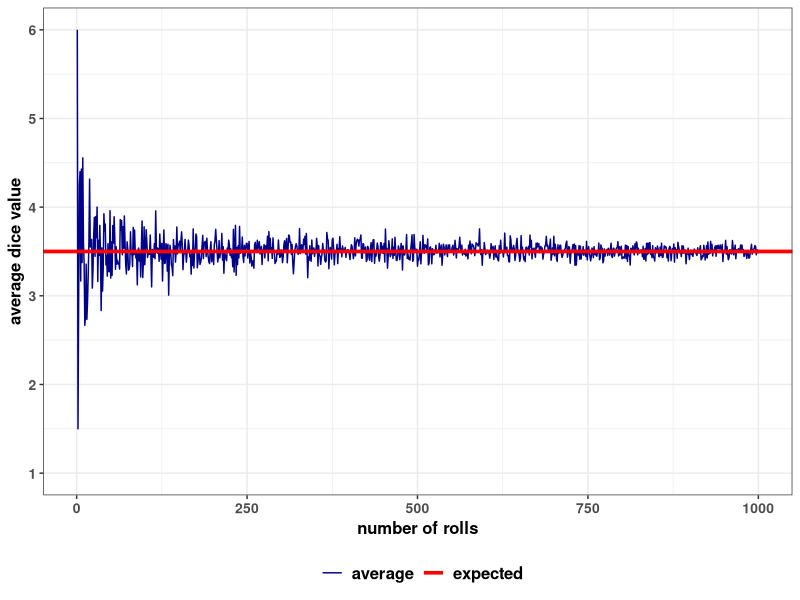
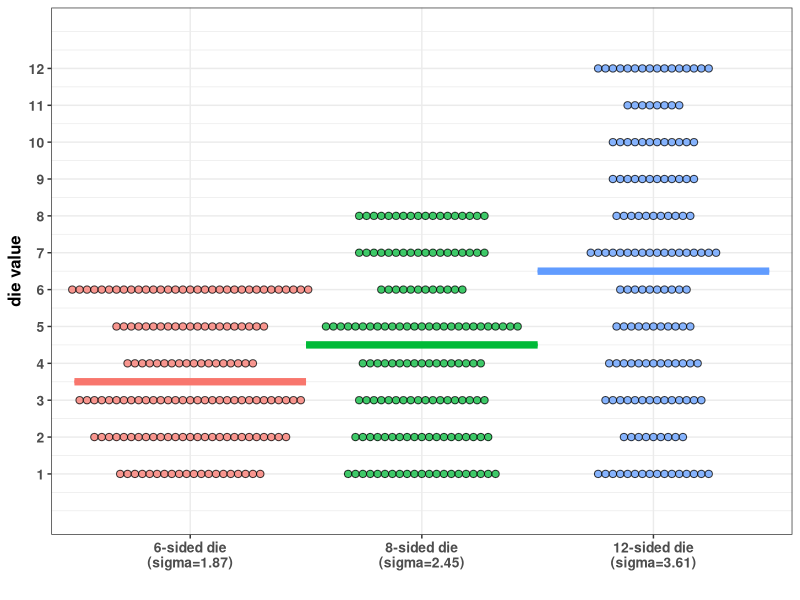
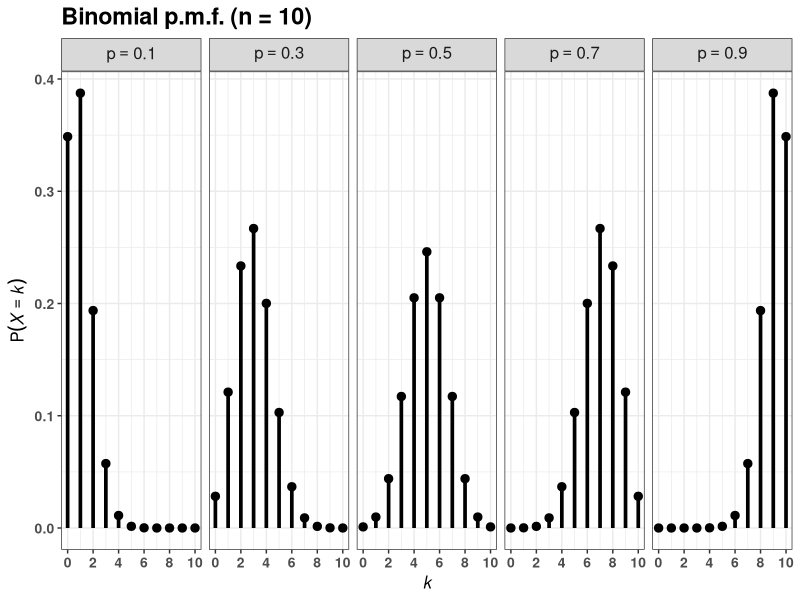
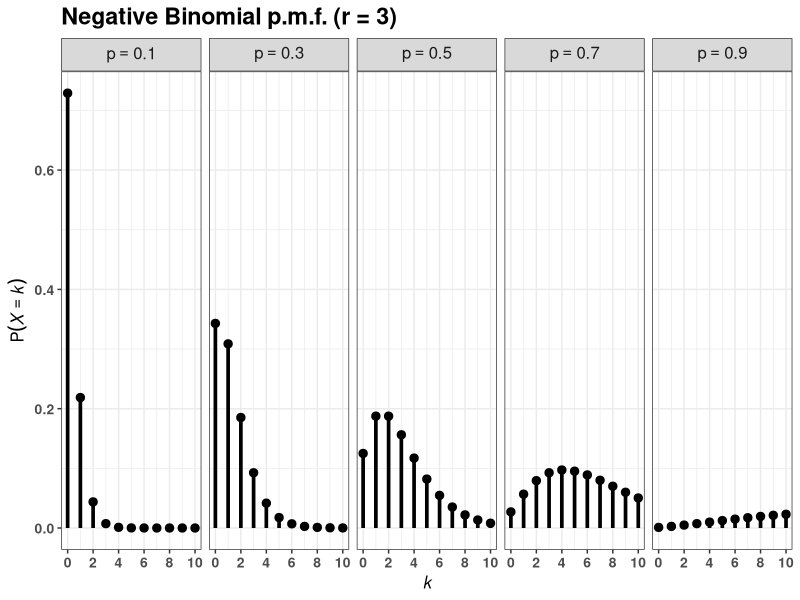
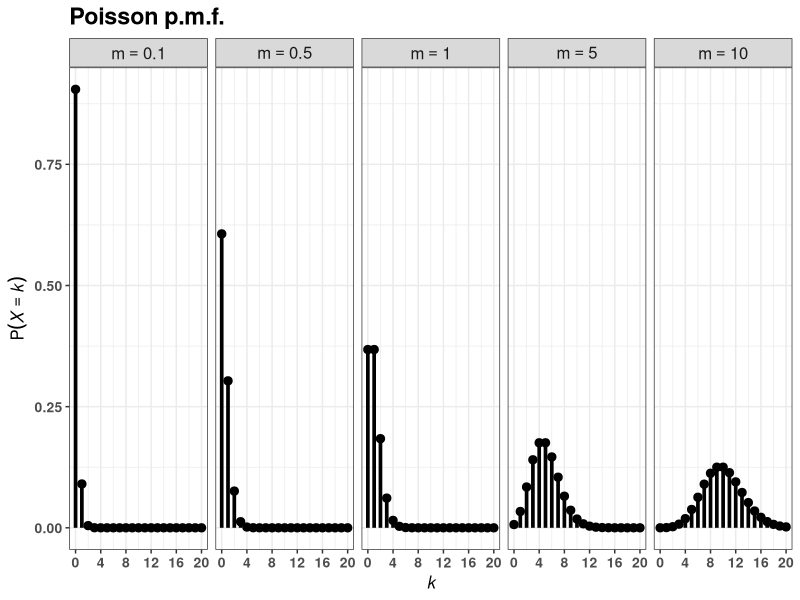
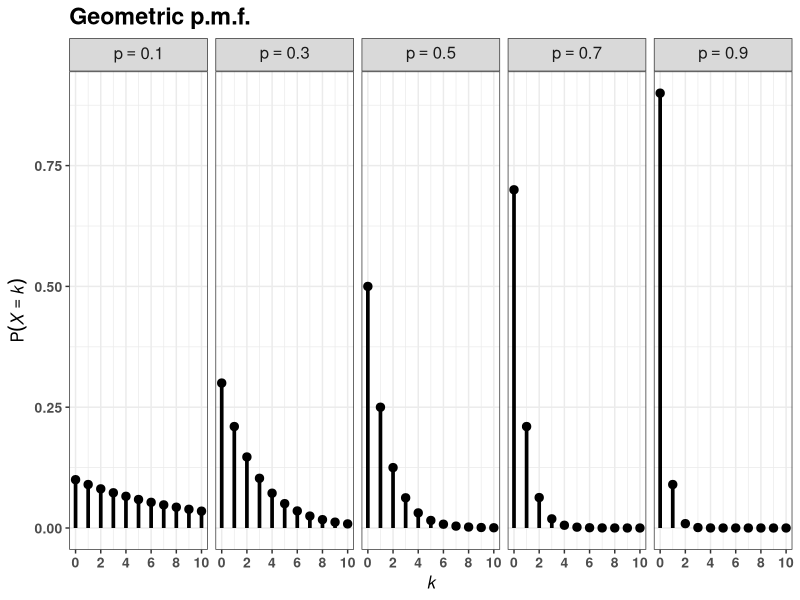
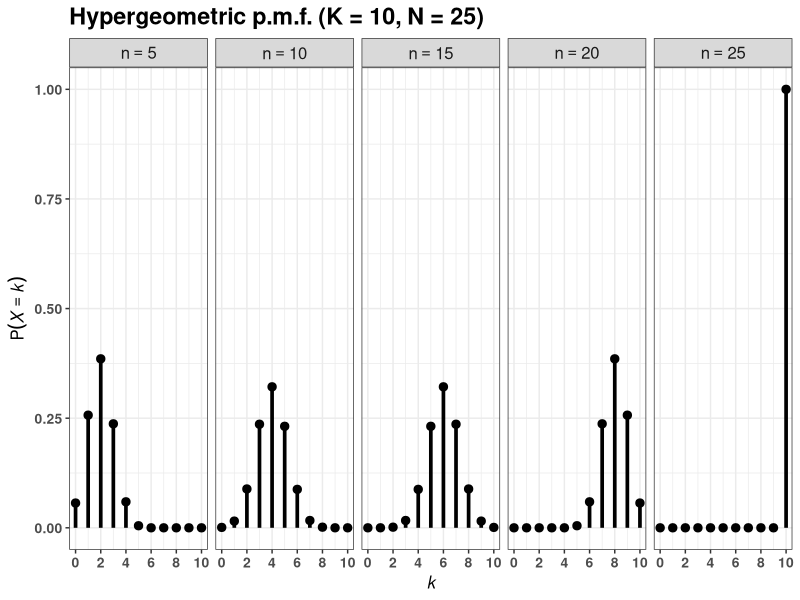

These charts were generated, in order, by the following R code:
## ---- chunk 1
knitr::opts_chunk$set(cache=TRUE, message = FALSE, echo=FALSE)
knitr::opts_chunk$set(fig.align = "center", fig.width = 6, fig.height = 4)
options(knitr.table.format = "html")
options(kableExtra.latex.load_packages = FALSE)

library(tidyverse)
library(kableExtra)
## ---- chunk 2
tribble(
  ~"$X$", ~"$x_1$", ~"$x_2$", ~"$\\ldots$", ~"$x_n$", 
  "$p$", "$p_1$", "$p_2$", "$\\ldots$", "$p_n$" 
) %>% 
  kableExtra::kable(escape = FALSE) %>% 
  kableExtra::kable_styling(full_width = FALSE, bootstrap_options = "striped") %>%
  kableExtra::column_spec(1, bold = TRUE, border_right = TRUE)
## ---- chunk 3
tribble(
  ~"$X$", ~"$x_1$", ~"$x_2$", ~"$\\ldots$", ~"$x_n$", ~"$\\ldots$", 
  "$p$", "$p_1$", "$p_2$", "$\\ldots$", "$p_n$", "$\\ldots$" 
) %>% 
  kableExtra::kable(escape = FALSE) %>% 
  kableExtra::kable_styling(full_width = FALSE, bootstrap_options = "striped") %>%
  kableExtra::column_spec(1, bold = TRUE, border_right = TRUE)
## ---- chunk 4
roll_die <- function(die, times = 1, p = rep(1, length(die))/length(die), seed = 314159) {
  set.seed(seed)
  sample(die, times, TRUE, prob = p) 
}

die <- c(1, 2 ,3, 4, 5, 6)
map_df(seq_len(1000), ~ {
  n <- .
  tibble(`number of rolls` = n, `die value` = roll_die(die, n, seed = 314159 + .x))
}) %>% 
  group_by(`number of rolls`) %>% 
  summarise(`average dice value` = mean(`die value`)) %>% 
  ggplot(aes(`number of rolls`, `average dice value`))+
  geom_line(aes(color = "average"))+
  geom_hline(aes(color = "expected", yintercept = 3.5), size = 1.25)+
  scale_color_manual(name = "", values = c("average" = "darkblue", "expected" = "red"))+
  scale_y_continuous(limits = c(1, 6), breaks = 1:6)+
  theme_bw()+
  theme(
    axis.text = element_text(family="Helvetica", face = "bold", size = 10),
    axis.title = element_text(family="Helvetica", face = "bold", size = 12),
    strip.text = element_text(family="Helvetica", face = "bold", size = 12),
    title = element_text(family="Helvetica", face = "bold", size = 14),
    legend.position = "bottom",
    legend.text = element_text(family="Helvetica", face = "bold", size = 12)
  )
## ---- chunk 5

die06 <- seq(1, 6)
die08 <- seq(1, 8)
die12 <- seq(1, 12)

dice <- list(
  `6-sided die` = die06,
  `8-sided die` = die08,
  `12-sided die` = die12
)
dice_names <- names(dice)

map_df(seq_along(dice), ~ {
  die <- dice[[.x]]
  name <- dice_names[.x]
  tibble(
    name = as.factor(name), 
    value = roll_die(die, 150, seed = 314159 + .x), 
    average = mean(die)
  )
}) %>% 
  ggplot()+
  geom_dotplot(aes(x = name, y = value, fill = name),
               alpha = 0.75, 
               binaxis = "y",
               binwidth = 0.2, 
               stackdir = "center")+
  stat_summary(aes(x = name, y = average, color = name), 
               fun = mean, 
               fun.min = mean, 
               fun.max = mean,
               geom = "crossbar", 
               width = 1,
               size = 1)+
  scale_x_discrete(
    labels = stringr::str_glue("{dice_names}\n(sigma={round(map_dbl(dice, sd), 2)})"))+
  scale_y_continuous(
    limits = c(0, 13), 
    breaks = seq(1, 12))+
  labs(
    x = "",
    y = "die value",
    color = ""
  )+
  theme_bw()+
  theme(
    axis.text = element_text(family="Helvetica", face = "bold", size = 10),
    axis.title = element_text(family="Helvetica", face = "bold", size = 12),
    strip.text = element_text(family="Helvetica", face = "bold", size = 12),
    title = element_text(family="Helvetica", face = "bold", size = 14),
    legend.position = "none",
    legend.text = element_text(family="Helvetica", face = "bold", size = 12)
  )
## ---- chunk 6
k <- seq(0, 10)
p <- c(0.1, 0.3, 0.5, 0.7, 0.9)
n <- 10

map_df(p, ~ {
 tibble(
   p = str_glue("p == {.x}"),
   x = k,
   y = dbinom(k, n, .x),
 )
}) %>% 
  ggplot(aes(x = x, y = y, xend = x, yend = 0)) +
    geom_point(size = 2.5)+
    geom_segment(size = 1.25) +
    xlab(expression(italic(k))) +
    ylab(expression(P(italic(X == k)))) +
    facet_grid( ~ p, labeller = label_parsed, scales = "free_y")+
    labs(
      title = "Binomial p.m.f. (n = 10)"
    )+
    scale_x_continuous(breaks = seq(0, 10, by = 2))+
    theme_bw()+
    theme(
      axis.text = element_text(family="Helvetica", face = "bold", size = 10),
      axis.title = element_text(family="Helvetica", face = "bold", size = 12),
      strip.text = element_text(family="Helvetica", face = "bold", size = 12),
      title = element_text(family="Helvetica", face = "bold", size = 14),
      legend.position = "none",
      legend.text = element_text(family="Helvetica", face = "bold", size = 12)
    )
## ---- chunk 7
neg_binomial_pmf <- function(k, r, p) { choose(k+r-1, k)*p^k*(1-p)^r }

k <- seq(0, 10)
p <- c(0.1, 0.3, 0.5, 0.7, 0.9)
r <- 3
map_df(p, ~ {
 tibble(
   p = str_glue("p == {.x}"),
   x = k,
   y = neg_binomial_pmf(k, r, .x),
 )
}) %>% 
  ggplot(aes(x = x, y = y, xend = x, yend = 0)) +
    geom_point(size = 2.5)+
    geom_segment(size = 1.25) +
    xlab(expression(italic(k))) +
    ylab(expression(P(italic(X == k)))) +
    facet_grid( ~ p, labeller = label_parsed, scales = "free_y")+
    labs(
      title = "Negative Binomial p.m.f. (r = 3)"
    )+
    scale_x_continuous(breaks = seq(0, 10, by = 2))+
    theme_bw()+
    theme(
      axis.text = element_text(family="Helvetica", face = "bold", size = 10),
      axis.title = element_text(family="Helvetica", face = "bold", size = 12),
      strip.text = element_text(family="Helvetica", face = "bold", size = 12),
      title = element_text(family="Helvetica", face = "bold", size = 14),
      legend.position = "none",
      legend.text = element_text(family="Helvetica", face = "bold", size = 12)
    )
## ---- chunk 8
k <- seq(0, 20)
p <- c(0.001, 0.005, 0.01, 0.05, 0.1)
n <- 100
m <- n*p

map_df(m, ~ {
 tibble(
   m = as.factor(str_glue("m == {.x}")),
   x = k,
   y = dpois(k, .x),
 )
}) %>% 
  ggplot(aes(x = x, y = y, xend = x, yend = 0)) +
    geom_point(size = 2.5)+
    geom_segment(size = 1.25) +
    xlab(expression(italic(k))) +
    ylab(expression(P(italic(X == k)))) +
    facet_grid( ~ m, labeller = label_parsed, scales = "free_y")+
    labs(
      title = "Poisson p.m.f."
    )+
    scale_x_continuous(breaks = seq(0, 20, by = 4))+
    theme_bw()+
    theme(
      axis.text = element_text(family="Helvetica", face = "bold", size = 10),
      axis.title = element_text(family="Helvetica", face = "bold", size = 12),
      strip.text = element_text(family="Helvetica", face = "bold", size = 12),
      title = element_text(family="Helvetica", face = "bold", size = 14),
      legend.position = "none",
      legend.text = element_text(family="Helvetica", face = "bold", size = 12)
    )
## ---- chunk 9
k <- seq(0, 10)
p <- c(0.1, 0.3, 0.5, 0.7, 0.9)

map_df(p, ~ {
 tibble(
   p = str_glue("p == {.x}"),
   x = k,
   y = dgeom(k, .x),
 )
}) %>% 
  ggplot(aes(x = x, y = y, xend = x, yend = 0)) +
    geom_point(size = 2.5)+
    geom_segment(size = 1.25) +
    xlab(expression(italic(k))) +
    ylab(expression(P(italic(X == k)))) +
    facet_grid( ~ p, labeller = label_parsed, scales = "free_y")+
    labs(
      title = "Geometric p.m.f."
    )+
    scale_x_continuous(breaks = seq(0, 10, by = 2))+
    theme_bw()+
    theme(
      axis.text = element_text(family="Helvetica", face = "bold", size = 10),
      axis.title = element_text(family="Helvetica", face = "bold", size = 12),
      strip.text = element_text(family="Helvetica", face = "bold", size = 12),
      title = element_text(family="Helvetica", face = "bold", size = 14),
      legend.position = "none",
      legend.text = element_text(family="Helvetica", face = "bold", size = 12)
    )
## ---- chunk 10
hypergeometric_pmf <- function(k, n, K, N) { dhyper(k, K, N-K, n)}

k <- seq(0, 10)
K <- 10
N <- 25
n <- c(5, 10, 15, 20, 25)

map_df(n, ~ {
 tibble(
   n = as.factor(str_glue("n == {.x}")),
   x = k,
   y = hypergeometric_pmf(k, .x, K, N),
 )
}) %>% 
  ggplot(aes(x = x, y = y, xend = x, yend = 0)) +
    geom_point(size = 2.5)+
    geom_segment(size = 1.25) +
    xlab(expression(italic(k))) +
    ylab(expression(P(italic(X == k)))) +
    facet_grid( ~ n, labeller = label_parsed, scales = "free_y")+
    labs(
      title = str_glue("Hypergeometric p.m.f. (K = {K}, N = {N})")
    )+
    scale_x_continuous(breaks = seq(0, 10, by = 2))+
    theme_bw()+
    theme(
      axis.text = element_text(family="Helvetica", face = "bold", size = 10),
      axis.title = element_text(family="Helvetica", face = "bold", size = 12),
      strip.text = element_text(family="Helvetica", face = "bold", size = 12),
      title = element_text(family="Helvetica", face = "bold", size = 14),
      legend.position = "none",
      legend.text = element_text(family="Helvetica", face = "bold", size = 12)
    )
